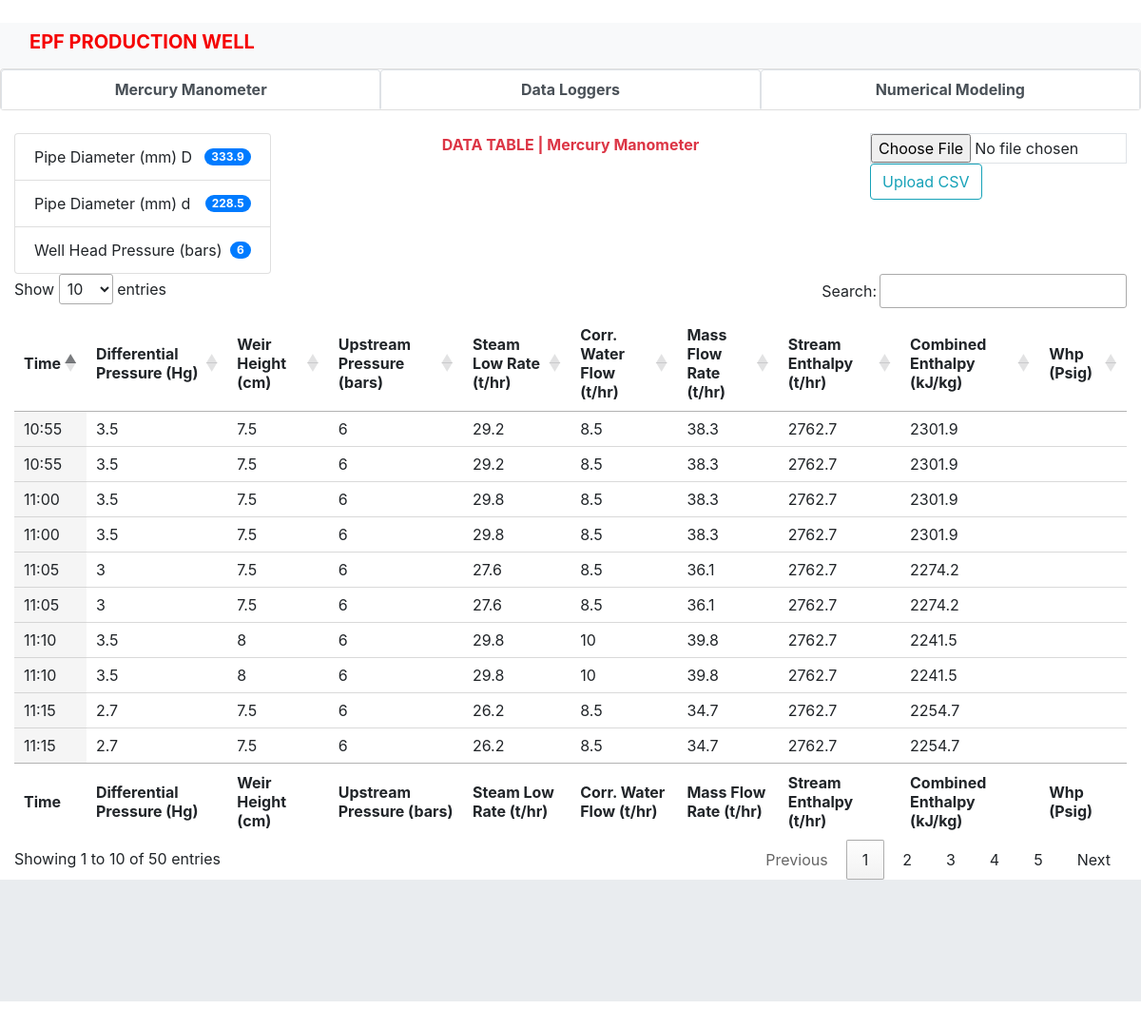
The page / on the database its author committed.
### mercuryManometer/models.py (models this page shows, shortened)
class MercuryManometerTable(models.Model):
    Time = models.CharField(max_length=50)
    Differential_Pressure = models.CharField(max_length=50)
    Weir_Height = models.CharField(max_length=50)
    Upstream_Pressure = models.CharField(max_length=50)
    Steam_flow_rate = models.CharField(max_length=50)
    Corr_Water_flow = models.CharField(max_length=50)
    Mass_Flow_rate = models.CharField(max_length=50)
    Stream_enthalpy = models.CharField(max_length=50)
    combined_enthalpy = models.CharField(max_length=50)
    Whp = models.CharField(max_length=50)
    objects = models.Manager()  # The default manager
    class Meta:
        verbose_name_plural = "MercuryManometerTable"

### mercuryManometer/views.py (the view)
# urls.py: path('', views.index_view, name='index'),
def index_view(request):
    fields = (
        'Time', 'Differential_Pressure', 'Weir_Height', 'Upstream_Pressure', 'Steam_flow_rate',
        'Corr_Water_flow','Mass_Flow_rate', 'Stream_enthalpy', 'combined_enthalpy', 'Whp')
    if request.method == 'POST' and request.FILES['mercuryManometer']:
        my_file = request.FILES['mercuryManometer']
        file_name = my_file.name
        title = 'Mercury Manometer'
        save_url = (settings.MEDIA_ROOT + 'mercuryManometer/').replace('\\','/')
        file_url = (save_url + file_name).replace('\\', '/')
        if file_name.endswith('.csv'):
            if os.path.isfile(file_url):
                information = 'DUPLICATE! A file with the name "'+file_name+'" already savd before. Please consider renamming your file and try again.'
            else:
                FileSystemStorage(location=save_url).save(file_name, my_file)
                information = file_name+' successfully uploaded'
                with open(file_url, "r") as csv_file:
                    reader = csv.reader(csv_file)
                    for row in reader:
                        csv_dict = dict(zip(fields, row))
                        MercuryManometerTable(**csv_dict).save()
                    information = title+' table data successfully updated'
        else:
            information = 'NON CSV FILE! The file "'+file_name+'" is not a csv file. Consider using .csv files only.'
        context = {
            'information': information,
            'title': title,
        }
        content_type = None
        return render(request, 'base/success.html', context, content_type)
    else:
        all_data = MercuryManometerTable.objects.all()
        context = {
            'all_data': all_data,
            'fields': fields,
            'title': 'Mercury Manometer',
        }
        content_type = None
        return render(request, 'mercuryManometer/index.html', context, content_type)

### mercuryManometer/templates/mercuryManometer/index.html (shortened to what this page needs)
{% extends 'base/base.html' %}
{% load static %}
{% block body %}
<div class="container-fluid">
    <div class="row">
        <div class="col-12 col-sm-6 col-md-5 col-lg-4 col-xl-3">
            <ul class="list-group">
                <li class="list-group-item d-flex justify-content-between align-items-center">
                    Pipe Diameter (mm) D
                    <span class="badge badge-primary badge-pill">333.9</span>
                </li>
                <li class="list-group-item d-flex justify-content-between align-items-center">
                    Pipe Diameter (mm) d
                    <span class="badge badge-primary badge-pill">228.5</span>
                </li>
                <li class="list-group-item d-flex justify-content-between align-items-center">
                    Well Head Pressure (bars)
                    <span class="badge badge-primary badge-pill">6</span>
                </li>
            </ul>
        </div>
        <div class="col-12 col-sm-6 col-md-4 col-lg-4 col-xl-6">
            <div class="text-center text-danger">
                <b>DATA TABLE | {{title}}</b>
            </div>
        </div>
        <div class="col-12 col-sm-12 col-md-3 col-lg-4 col-xl-3">
            <form method="post" enctype="multipart/form-data">
                <input type="file" name='mercuryManometer' class="form-control-file border">
                <button type="submit" class="btn btn-outline-info">Upload CSV</button>
            </form>
        </div>
    </div>
</div>
<div class="container-fluid">
    <table id="example" class="row-border hover order-column" style="width:100%">
        <thead>
            <tr>
                <th>Time</th>
                <th>Differential Pressure (Hg)</th>
                <th>Weir Height (cm)</th>
                <th>Upstream Pressure (bars)</th>
                <th>Steam Low Rate (t/hr)</th>
                <th>Corr. Water Flow (t/hr)</th>
                <th>Mass Flow Rate (t/hr)</th>
                <th>Stream Enthalpy (t/hr)</th>
                <th>Combined Enthalpy (kJ/kg)</th>
                <th>Whp (Psig)</th>
            </tr>
        </thead>
        <tbody>
            {% if all_data %}
            {% for data in all_data %}
            <tr>
                <td>{{data.Time}}</td>
                <td>{{data.Differential_Pressure}}</td>
                <td>{{data.Weir_Height}}</td>
                <td>{{data.Upstream_Pressure}}</td>
                <td>{{data.Steam_flow_rate}}</td>
                <td>{{data.Corr_Water_flow}}</td>
                <td>{{data.Mass_Flow_rate}}</td>
                <td>{{data.Stream_enthalpy}}</td>
                <td>{{data.combined_enthalpy}}</td>
                <td>{{data.Whp}}</td>
            </tr>
            {% endfor %}
            {% else %}
            <div class="text-*-center">
                <strong> No data in the {{title}} database </strong>
            </div>
            {% endif %}
        </tbody>
        <tfoot>
            <tr>
                <th>Time</th>
                <th>Differential Pressure (Hg)</th>
                <th>Weir Height (cm)</th>
                <th>Upstream Pressure (bars)</th>
                <th>Steam Low Rate (t/hr)</th>
                <th>Corr. Water Flow (t/hr)</th>
                <th>Mass Flow Rate (t/hr)</th>
                <th>Stream Enthalpy (t/hr)</th>
                <th>Combined Enthalpy (kJ/kg)</th>
                <th>Whp (Psig)</th>
            </tr>
        </tfoot>
    </table>
</div>
{% endblock body %}

### templates/base/base.html (shortened to what this page needs)
﻿{% load static %}
<!DOCTYPE html>
<html lang="en">
<head>
	<link rel="stylesheet" href="{% static 'css/bootstrap.min.css' %}">
	<link rel="stylesheet" href="https://maxcdn.bootstrapcdn.com/bootstrap/4.1.0/css/bootstrap.min.css">
	<link rel="stylesheet" href="{% static 'css/jquery.dataTables.min.css' %}">
	<link rel="stylesheet" href="https://cdn.datatables.net/1.10.19/css/jquery.dataTables.min.css">
</head>
<body>
	<nav class="navbar navbar-expand-lg bg-light">
		<div class="container-fluid">
			<h5>
				<strong style="color: rgb(245, 0, 0)">EPF PRODUCTION WELL</strong>
			</h5>
		</div>
	</nav>
	<div class="card">
		<ul class="nav nav-tabs nav-justified">
			<li class="nav-item active">
				<strong>
					<a class="nav-link active" href="{% url 'mercuryManometer:index' %}">
						Mercury Manometer
					</a>
				</strong>
			</li>
			<li class="nav-item">
				<strong>
					<a class="nav-link active" href="{% url 'dataLoggers:index' %}">
						Data Loggers
					</a>
				</strong>
			</li>
			<li class="nav-item">
				<strong>
					<a class="nav-link active" href="{% url 'numericalModeling:index' %}">
						Numerical Modeling
					</a>
				</strong>
			</li>
		</ul>
	</div>
	<br>
	{% block body %} content missing {% endblock body%}
</body>
<footer>
	<div class="jumbotron jumbotron-fluid">
	</div>
</footer>
</html>

### rows shown on the page
MercuryManometerTable: Time "10:55", Differential_Pressure "3.5", Weir_Height "7.5", Upstream_Pressure "6", Steam_flow_rate "29.2", Corr_Water_flow "8.5", Mass_Flow_rate "38.3", Stream_enthalpy "2762.7", combined_enthalpy "2301.9"
MercuryManometerTable: Time "11:00", Differential_Pressure "3.5", Weir_Height "7.5", Upstream_Pressure "6", Steam_flow_rate "29.8", Corr_Water_flow "8.5", Mass_Flow_rate "38.3", Stream_enthalpy "2762.7", combined_enthalpy "2301.9"
MercuryManometerTable: Time "11:05", Differential_Pressure "3", Weir_Height "7.5", Upstream_Pressure "6", Steam_flow_rate "27.6", Corr_Water_flow "8.5", Mass_Flow_rate "36.1", Stream_enthalpy "2762.7", combined_enthalpy "2274.2"
MercuryManometerTable: Time "11:10", Differential_Pressure "3.5", Weir_Height "8", Upstream_Pressure "6", Steam_flow_rate "29.8", Corr_Water_flow "10", Mass_Flow_rate "39.8", Stream_enthalpy "2762.7", combined_enthalpy "2241.5"
MercuryManometerTable: Time "11:15", Differential_Pressure "2.7", Weir_Height "7.5", Upstream_Pressure "6", Steam_flow_rate "26.2", Corr_Water_flow "8.5", Mass_Flow_rate "34.7", Stream_enthalpy "2762.7", combined_enthalpy "2254.7"
MercuryManometerTable: Time "10:55", Differential_Pressure "3.5", Weir_Height "7.5", Upstream_Pressure "6", Steam_flow_rate "29.2", Corr_Water_flow "8.5", Mass_Flow_rate "38.3", Stream_enthalpy "2762.7", combined_enthalpy "2301.9"
MercuryManometerTable: Time "11:00", Differential_Pressure "3.5", Weir_Height "7.5", Upstream_Pressure "6", Steam_flow_rate "29.8", Corr_Water_flow "8.5", Mass_Flow_rate "38.3", Stream_enthalpy "2762.7", combined_enthalpy "2301.9"
MercuryManometerTable: Time "11:05", Differential_Pressure "3", Weir_Height "7.5", Upstream_Pressure "6", Steam_flow_rate "27.6", Corr_Water_flow "8.5", Mass_Flow_rate "36.1", Stream_enthalpy "2762.7", combined_enthalpy "2274.2"
MercuryManometerTable: Time "11:10", Differential_Pressure "3.5", Weir_Height "8", Upstream_Pressure "6", Steam_flow_rate "29.8", Corr_Water_flow "10", Mass_Flow_rate "39.8", Stream_enthalpy "2762.7", combined_enthalpy "2241.5"
MercuryManometerTable: Time "11:15", Differential_Pressure "2.7", Weir_Height "7.5", Upstream_Pressure "6", Steam_flow_rate "26.2", Corr_Water_flow "8.5", Mass_Flow_rate "34.7", Stream_enthalpy "2762.7", combined_enthalpy "2254.7"

### other values the page prints
{{ title }} "Mercury Manometer"
